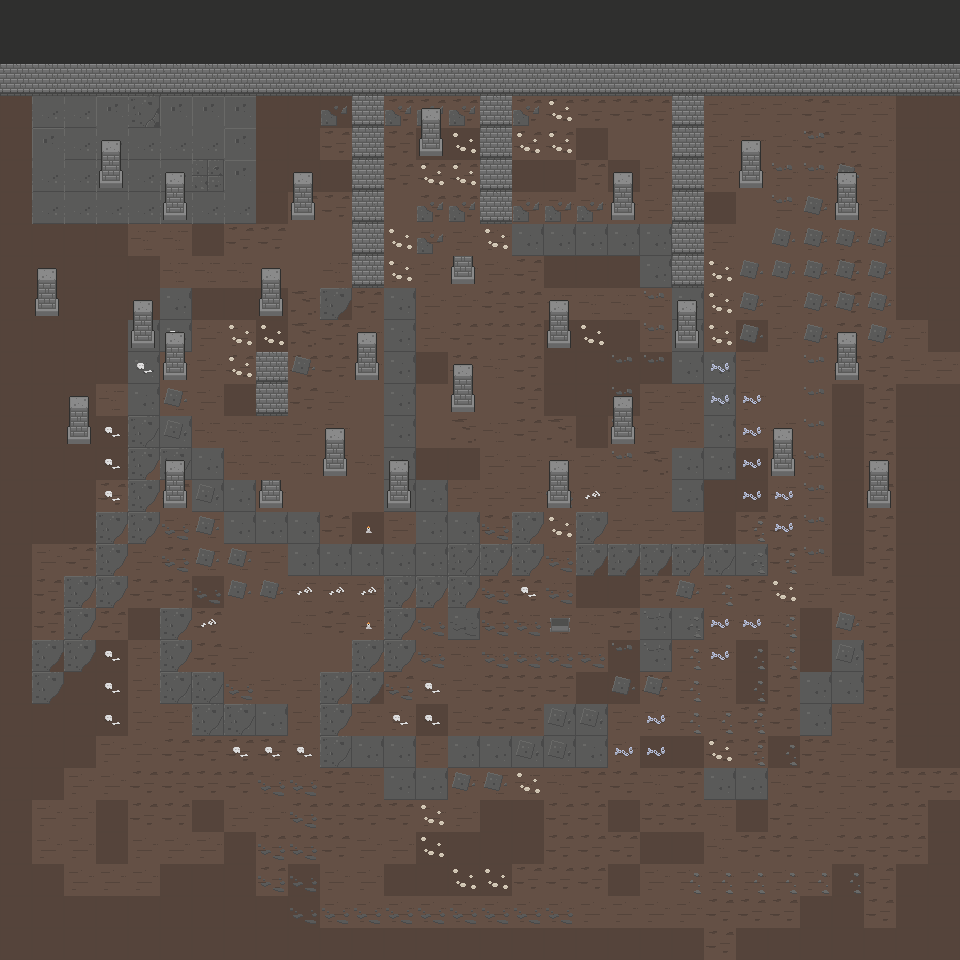

This game map was drawn from its Tiled (.tmx) file and the tilesets committed beside it. A one-line description and the trimmed map source follow:
An orthogonal 30x30 tile map with 32x32 px tiles, 4 tile layers (ground 0, ground 1, walls, walls2).

<map version="1.4" tiledversion="1.4.3" orientation="orthogonal" renderorder="right-down" width="30" height="30" tilewidth="32" tileheight="32" infinite="0" nextlayerid="5" nextobjectid="1">
 <editorsettings>
  <export target="testTileset_Project.json" format="json" />
 </editorsettings>
 <tileset firstgid="1" source="testTileset.tsx" />
 <layer id="1" name="ground 0" width="30" height="30">
  <data>[900 cells, 900 non-empty, 11 distinct tile ids]</data>
 </layer>
 <layer id="2" name="ground 1" width="30" height="30">
  <data>[900 cells, 238 non-empty, 12 distinct tile ids]</data>
 </layer>
 <layer id="3" name="walls" width="30" height="30">
  <data>[900 cells, 74 non-empty, 2 distinct tile ids]</data>
 </layer>
 <layer id="4" name="walls2" width="30" height="30">
  <data>[900 cells, 84 non-empty, 2 distinct tile ids]</data>
 </layer>
</map>
